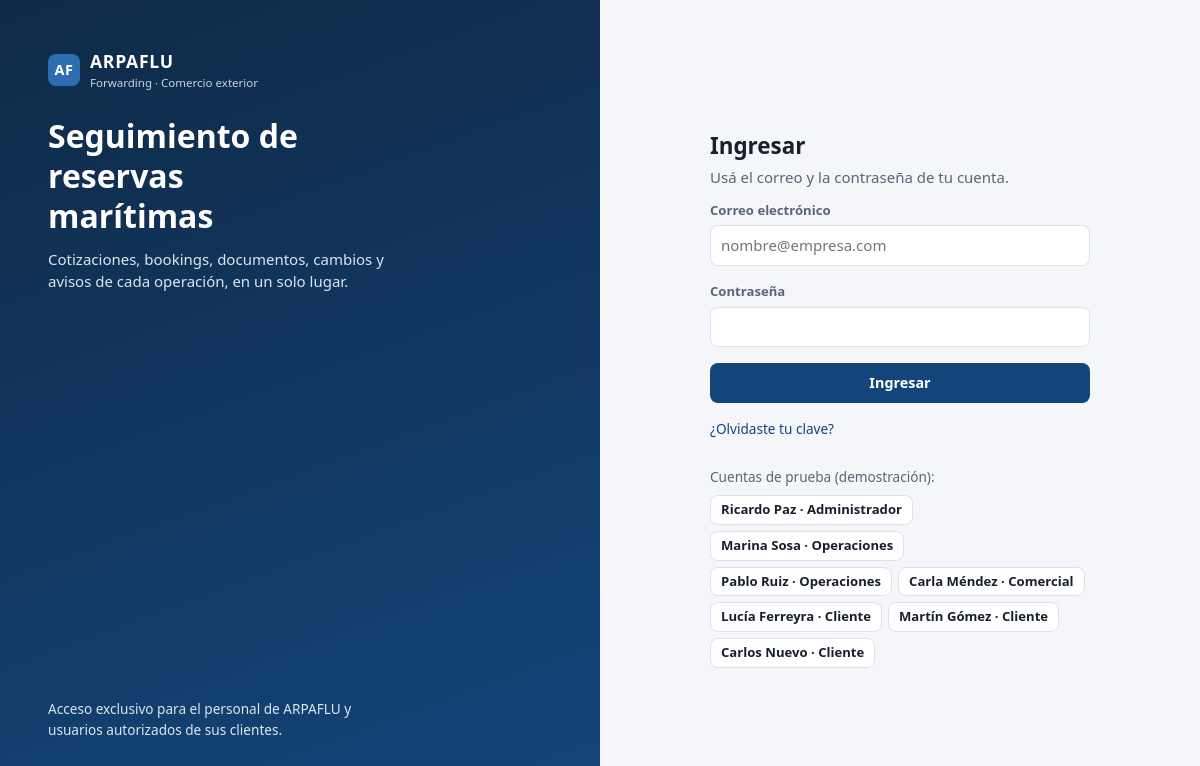
The page / on the database its author committed.
### tables this page shows
CREATE TABLE usuarios (
  id INT UNSIGNED NOT NULL AUTO_INCREMENT PRIMARY KEY,
  nombre VARCHAR(120) NOT NULL,
  correo VARCHAR(160) NOT NULL UNIQUE,
  clave_hash VARCHAR(255) NOT NULL,
  tipo ENUM('empleado','cliente') NOT NULL,
  rol ENUM('administrador','operaciones','comercial','consulta','cliente') NOT NULL,
  cliente_id INT UNSIGNED NULL,
  puede_seleccionar TINYINT(1) NOT NULL DEFAULT 0,
  activo TINYINT(1) NOT NULL DEFAULT 1,
  ultimo_ingreso DATETIME NULL,
  creado DATETIME NOT NULL DEFAULT CURRENT_TIMESTAMP,
  FOREIGN KEY (cliente_id) REFERENCES clientes(id)
);

### inc/db.php (called while the page is built, shortened)
<?php
function db()
{
    static $pdo = null;
    if ($pdo === null) {
        $dsn = 'mysql:host=' . DB_HOST . ';port=' . DB_PORT . ';dbname=' . DB_NAME . ';charset=utf8mb4';
        try {
            $pdo = new PDO($dsn, DB_USER, DB_PASS, [
                PDO::ATTR_ERRMODE => PDO::ERRMODE_EXCEPTION,
                PDO::ATTR_DEFAULT_FETCH_MODE => PDO::FETCH_ASSOC,
                PDO::ATTR_EMULATE_PREPARES => false,
            ]);
        } catch (PDOException $e) {
            http_response_code(500);
            exit('<p style="font-family:sans-serif;padding:24px">No se pudo conectar a la base de datos. '
                . 'Si es la primera vez, abrí <a href="' . htmlspecialchars(base_url() . 'instalar.php') . '">instalar.php</a>.</p>');
        }
    }
    return $pdo;
}
function base_url()
{
    static $base = null;
    if ($base === null) {
        $raiz = str_replace('\\', '/', realpath(__DIR__ . '/..'));
        $doc = isset($_SERVER['DOCUMENT_ROOT']) ? str_replace('\\', '/', realpath($_SERVER['DOCUMENT_ROOT'])) : '';
        $base = ($doc !== '' && strpos($raiz, $doc) === 0) ? substr($raiz, strlen($doc)) : '';
        $base = rtrim($base, '/') . '/';
    }
    return $base;
}
function consulta($sql, $params = [])
{
    $st = db()->prepare($sql);
    $st->execute($params);
    return $st->fetchAll();
}

### inc/util.php (called while the page is built, shortened)
<?php
function e($s)
{
    return htmlspecialchars((string) $s, ENT_QUOTES, 'UTF-8');
}

### inc/auth.php (called while the page is built, shortened)
<?php
require_once __DIR__ . '/db.php';
require_once __DIR__ . '/util.php';
function etiqueta_rol($rol)
{
    $m = ['administrador' => 'Administrador', 'operaciones' => 'Operaciones', 'comercial' => 'Comercial',
        'consulta' => 'Solo consulta', 'cliente' => 'Cliente'];
    return isset($m[$rol]) ? $m[$rol] : $rol;
}

### index.php (the view, shortened to what this page needs)
<?php
require_once __DIR__ . '/inc/auth.php';
$demo = [];
if (MODO_DEMO) {
    try {
        $demo = consulta("SELECT nombre, correo, rol FROM usuarios WHERE activo = 1 AND id IN (1,2,3,4,6,8,12) ORDER BY tipo, id");
    } catch (Exception $ex) {
        $demo = [];
    }
}
?>
<!DOCTYPE html>
<html lang="es">
<head>
  <link rel="stylesheet" href="<?= e(base_url()) ?>css/styles.css">
</head>
<body>
  <div class="pantalla-ingreso">
    <section class="ingreso-lado">
      <div>
        <div class="marca" style="padding:0">
          <div class="marca-logo">AF</div>
          <div>ARPAFLU<small>Forwarding · Comercio exterior</small></div>
        </div>
        <h1>Seguimiento de reservas marítimas</h1>
        <p>Cotizaciones, bookings, documentos, cambios y avisos de cada operación, en un solo lugar.</p>
      </div>
      <p class="ingreso-pie chico">Acceso exclusivo para el personal de ARPAFLU y usuarios autorizados de sus clientes.</p>
    </section>
    <section class="ingreso-form">
      <div class="ingreso-caja">
        <h2>Ingresar</h2>
        <p class="suave">Usá el correo y la contraseña de tu cuenta.</p>
        <form class="formulario" action="index.php" method="post">
          <div class="campo">
            <label for="correo">Correo electrónico</label>
            <input type="email" id="correo" name="correo" maxlength="160" autocomplete="username" placeholder="nombre@empresa.com" value="<?= e(isset($_POST['correo']) ? $_POST['correo'] : '') ?>" required>
          </div>
          <div class="campo">
            <label for="clave">Contraseña</label>
            <input type="password" id="clave" name="clave" autocomplete="current-password" required>
          </div>
          <button type="submit" class="boton boton-primario boton-bloque">Ingresar</button>
          <p class="chico" style="margin:0"><a href="recuperar.php">¿Olvidaste tu clave?</a></p>
        </form>
        <?php if ($demo) { ?>
        <form action="index.php" method="post" style="margin-top:28px">
          <p class="chico suave" style="margin-bottom:8px">Cuentas de prueba (demostración):</p>
          <div style="display:flex;flex-wrap:wrap;gap:6px">
            <?php foreach ($demo as $d) { ?>
              <button type="submit" name="demo" value="<?= e($d['correo']) ?>" class="boton boton-secundario boton-chico" title="<?= e($d['correo']) ?>"><?= e($d['nombre']) ?> · <?= e(etiqueta_rol($d['rol'])) ?></button>
            <?php } ?>
          </div>
        </form>
        <?php } ?>
      </div>
    </section>
  </div>
</body>
</html>

### css/styles.css (style rules this page uses)
:root { --fondo: #f4f6f9; --superficie: #ffffff; --superficie-2: #f0f3f7; --texto: #18202c; --texto-suave: #5b6576; --borde: #dde2ea; --primario: #14457a; --primario-hover: #0f3760; --primario-suave: #e6eef8; --lateral: #0f2a47; --lateral-texto: #c5d3e4; --lateral-activo: #1d4573; --ok: #1e7a4f; --ok-suave: #e3f3eb; --alerta: #a35d00; --alerta-suave: #fdf1df; --peligro: #b3261e; --peligro-suave: #fbe7e5; --info: #2457b8; --info-suave: #e5edfb; --neutro: #5b6576; --neutro-suave: #eceff3; --radio: 10px; --sombra: 0 1px 2px rgba(15, 30, 55, 0.06), 0 2px 8px rgba(15, 30, 55, 0.04); --ancho-lateral: 240px; }
* { box-sizing: border-box; }
html, body { height: 100%; }
body { margin: 0; background: var(--fondo); color: var(--texto); font-family: "Segoe UI", system-ui, -apple-system, Roboto, "Helvetica Neue", Arial, sans-serif; font-size: 15px; line-height: 1.5; }
a { color: var(--primario); text-decoration: none; }
h1, h2, h3, h4 { margin: 0; line-height: 1.25; }
h1 { font-size: 1.5rem; }
h2 { font-size: 1.1rem; }
p { margin: 0 0 0.75rem; }
.suave { color: var(--texto-suave); }
.chico { font-size: 0.85rem; }
.marca { display: flex; align-items: center; gap: 10px; padding: 20px 20px 18px; color: #fff; font-weight: 700; font-size: 1.1rem; letter-spacing: 0.04em; }
.marca-logo { width: 32px; height: 32px; border-radius: 8px; background: #2f6db3; display: grid; place-items: center; font-size: 0.9rem; }
.marca small { display: block; font-weight: 400; font-size: 0.72rem; letter-spacing: 0; color: var(--lateral-texto); }
.boton { display: inline-flex; align-items: center; justify-content: center; gap: 6px; padding: 8px 16px; border-radius: 8px; border: 1px solid transparent; font: inherit; font-weight: 600; font-size: 0.9rem; cursor: pointer; text-decoration: none; white-space: nowrap; }
.boton-primario { background: var(--primario); color: #fff; }
.boton-secundario { background: var(--superficie); color: var(--texto); border-color: var(--borde); }
.boton-chico { padding: 4px 10px; font-size: 0.82rem; }
.boton-bloque { width: 100%; }
.formulario { display: grid; gap: 16px; }
.campo { display: flex; flex-direction: column; gap: 5px; }
label, .etiqueta { font-size: 0.82rem; font-weight: 600; color: var(--texto-suave); }
input[type="text"], input[type="email"], input[type="password"], input[type="date"], input[type="number"], input[type="search"], input[type="datetime-local"], select, textarea { width: 100%; padding: 8px 10px; border: 1px solid var(--borde); border-radius: 8px; background: var(--superficie); font: inherit; color: inherit; }
.pantalla-ingreso { min-height: 100vh; display: grid; grid-template-columns: 1fr 1fr; }
.ingreso-lado { background: linear-gradient(160deg, #0f2a47 0%, #14457a 100%); color: #dbe6f3; padding: 48px; display: flex; flex-direction: column; justify-content: space-between; }
.ingreso-lado h1 { color: #fff; font-size: 2rem; margin: 24px 0 12px; max-width: 16ch; }
.ingreso-lado p { max-width: 42ch; }
.ingreso-form { display: grid; place-items: center; padding: 32px 16px; }
.ingreso-caja { width: 100%; max-width: 380px; }
.ingreso-caja h2 { font-size: 1.4rem; margin-bottom: 6px; }

### rows shown on the page
usuarios: nombre "Ricardo Paz", rol "Administrador"
usuarios: nombre "Marina Sosa", rol "Operaciones"
usuarios: nombre "Pablo Ruiz", rol "Operaciones"
usuarios: nombre "Carla Méndez", rol "Comercial"
usuarios: nombre "Lucía Ferreyra", rol "Cliente"
usuarios: nombre "Martín Gómez", rol "Cliente"
usuarios: nombre "Carlos Nuevo", rol "Cliente"
